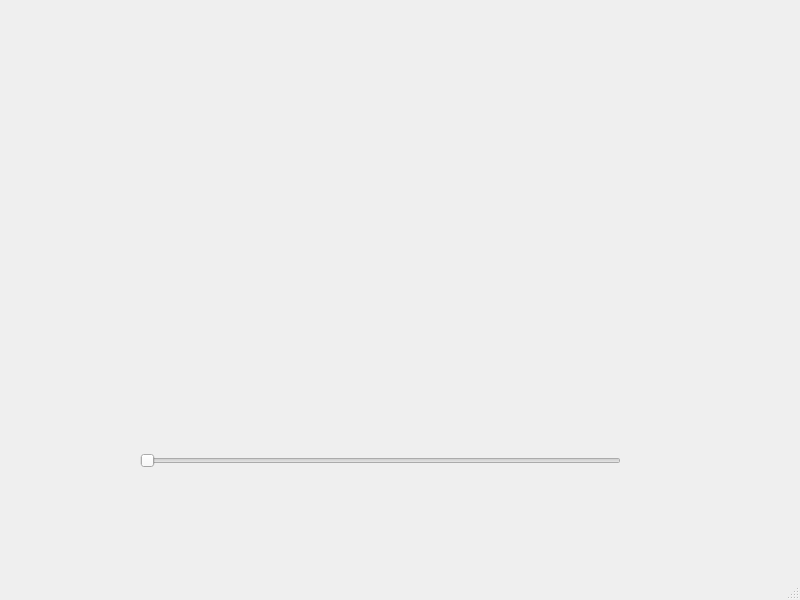
<?xml version="1.0" encoding="UTF-8"?>
<ui version="4.0">
 <class>MainWindow</class>
 <widget class="QMainWindow" name="MainWindow">
  <property name="geometry">
   <rect>
    <x>0</x>
    <y>0</y>
    <width>800</width>
    <height>600</height>
   </rect>
  </property>
  <property name="windowTitle">
   <string>MainWindow</string>
  </property>
  <widget class="QWidget" name="centralwidget">
   <widget class="QSlider" name="horizontalSlider">
    <property name="geometry">
     <rect>
      <x>140</x>
      <y>430</y>
      <width>481</width>
      <height>61</height>
     </rect>
    </property>
    <property name="orientation">
     <enum>Qt::Horizontal</enum>
    </property>
   </widget>
  </widget>
  <widget class="QMenuBar" name="menubar">
   <property name="geometry">
    <rect>
     <x>0</x>
     <y>0</y>
     <width>800</width>
     <height>21</height>
    </rect>
   </property>
  </widget>
  <widget class="QStatusBar" name="statusbar"/>
 </widget>
 <resources/>
 <connections/>
</ui>
